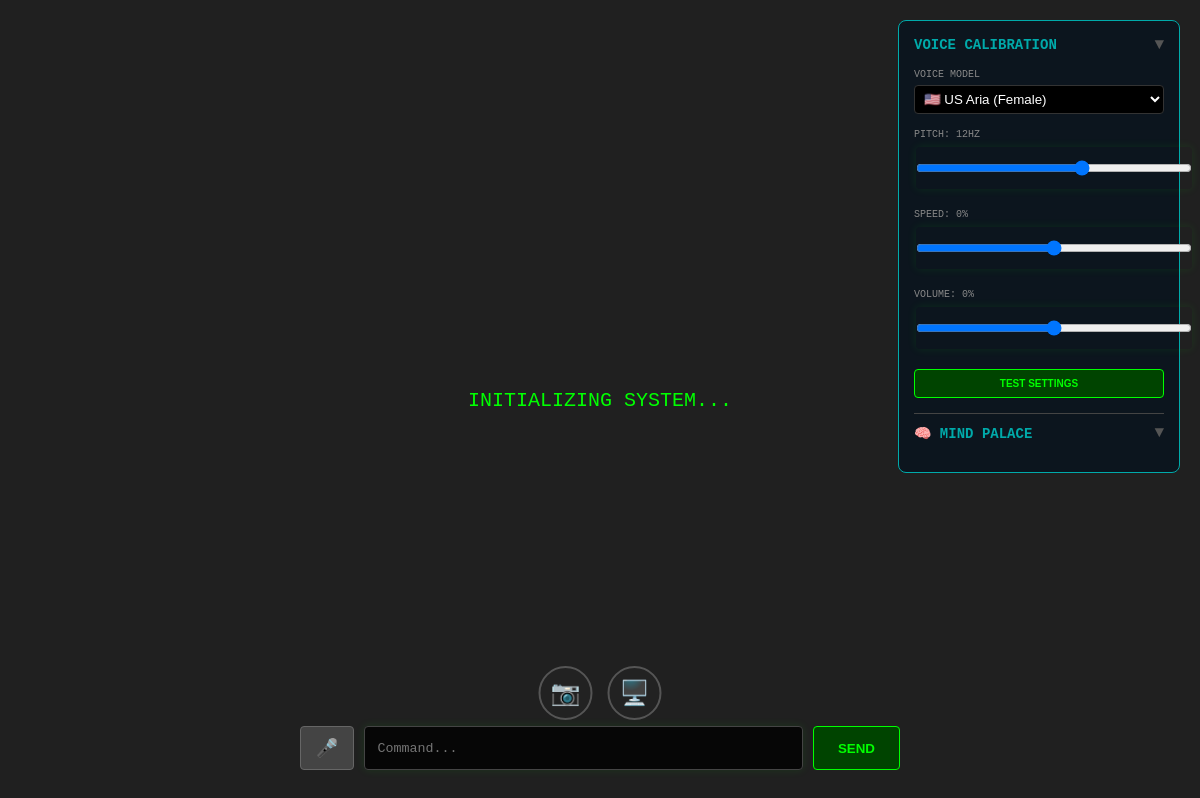
Screenshot of / (signed in) with the database file from the repository.
### models.py (models this page shows)
class Persona(db.Model):
    __bind_key__ = 'aibo'
    __tablename__ = 'persona'
    id = db.Column(db.Integer, primary_key=True)
    user_id = db.Column(db.Integer, nullable=False)
    bot_name = db.Column(db.String(50), default="AIBO")
    user_nickname = db.Column(db.String(50), default="Director")
    system_prompt = db.Column(db.Text, default="You are a helpful AI assistant.")
    api_endpoint = db.Column(db.String(200), default="http://localhost:11434")
    voice_id = db.Column(db.String(50), default="en-US-AriaNeural")
    voice_pitch = db.Column(db.Integer, default=0)
    voice_rate = db.Column(db.Integer, default=0)
    voice_volume = db.Column(db.Integer, default=0)
    core_biography = db.Column(db.Text, default="No long-term memories formed yet.")
    short_term_buffer = db.Column(db.Text, default="")

### flask_app.py (the view)
@app.route('/')
@login_required
def index():
    persona = Persona.query.filter_by(user_id=current_user.id).first()
    if not persona:
        persona = Persona(user_id=current_user.id, user_nickname="Director", bot_name="AIBO")
        db.session.add(persona)
        db.session.commit()
    return render_template('index.html', persona=persona)

### flask_app.py (called while the page is built)
@login_manager.user_loader
def load_user(user_id):
    return User.query.get(int(user_id))

### templates/index.html (shortened to what this page needs)
<!DOCTYPE html>
<html lang="en">
<head>
    <link rel="stylesheet" href="{{ url_for('static', filename='css/studio.css') }}">
</head>
<body id="main-body">
    <div id="loader">INITIALIZING SYSTEM...</div>
    <div id="log"></div>
    <div id="controls">
        <div class="panel-header" onclick="toggleSection('voice-controls')">
            <span class="panel-title">Voice Calibration</span>
            <span style="color:#555">▼</span>
        </div>
        <div id="voice-controls">
            <div class="control-group">
                <label>Voice Model</label>
                <select id="voice-select" data-saved="{{ persona.voice_id }}">
                    <option value="en-US-AriaNeural">🇺🇸 US Aria (Female)</option>
                </select>
            </div>
            <div class="control-group">
                <label>Pitch: <span id="pitch-val" class="text-white">{{ persona.voice_pitch }}Hz</span></label>
                <input type="range" id="pitch" min="-50" max="50" value="{{ persona.voice_pitch }}" oninput="updateLabel('pitch-val', this.value + 'Hz')">
            </div>
            <div class="control-group">
                <label>Speed: <span id="rate-val" class="text-white">{{ persona.voice_rate }}%</span></label>
                <input type="range" id="rate" min="-50" max="50" value="{{ persona.voice_rate }}" oninput="updateLabel('rate-val', this.value + '%')">
            </div>
            <div class="control-group">
                <label>Volume: <span id="vol-val" class="text-white">{{ persona.voice_volume }}%</span></label>
                <input type="range" id="volume" min="-50" max="50" value="{{ persona.voice_volume }}" oninput="updateLabel('vol-val', this.value + '%')">
            </div>
            <button onclick="testVoice()" style="width:100%; font-size:10px; padding:8px;">TEST SETTINGS</button>
        </div>
        <div class="panel-header" onclick="toggleSection('mind-controls')" style="margin-top:15px; border-top:1px solid #444; padding-top:10px;">
            <span class="panel-title">🧠 MIND PALACE</span>
            <span style="color:#555">▼</span>
        </div>
    </div>
    <div id="vision-ui">
        <div id="cam-btn" class="vision-btn" onclick="toggleWebcam()" title="Toggle Webcam">📷</div>
        <div id="screen-btn" class="vision-btn" onclick="toggleScreen()" title="Share Screen">🖥️</div>
    </div>
    <div id="chat-ui">
        <button id="mic-btn" onclick="toggleListening()">🎤</button>
        <input type="text" id="user-input" placeholder="Command..." autocomplete="off">
        <button onclick="sendMessage()">SEND</button>
    </div>
</body>
</html>

### Static/css/studio.css (style rules this page uses)
body { margin: 0; overflow: hidden; background-color: #202020; font-family: 'Courier New', monospace; color: white; }
#vision-ui { position: absolute; bottom: 80px; left: 50%; transform: translateX(-50%); display: flex; gap: 15px; z-index: 15; }
.vision-btn { width: 50px; height: 50px; border-radius: 50%; border: 2px solid #555; background: #222; color: #888; font-size: 24px; cursor: pointer; display: flex; align-items: center; justify-content: center; transition: 0.3s; }
#chat-ui { position: absolute; bottom: 30px; left: 50%; transform: translateX(-50%); width: 90%; max-width: 600px; display: flex; gap: 10px; z-index: 10; }
input { flex-grow: 1; padding: 12px; background: rgba(0,0,0,0.8); border: 1px solid #444; color: #0f0; border-radius: 4px; outline: none; font-family: inherit; box-shadow: 0 0 10px rgba(0,255,0,0.1); }
button { padding: 12px 24px; background: #004400; color: #0f0; border: 1px solid #0f0; border-radius: 4px; cursor: pointer; font-weight: bold; transition: 0.2s; }
#mic-btn { padding: 10px 15px; background: #444; color: white; border: 1px solid #666; border-radius: 4px; cursor: pointer; font-size: 18px; transition: all 0.2s; }
#controls { position: absolute; top: 20px; right: 20px; width: 250px; background: rgba(10, 20, 30, 0.9); border: 1px solid #00aaaa; border-radius: 8px; padding: 15px; z-index: 20; backdrop-filter: blur(5px); transform: translateX(0); transition: 0.3s; }
.panel-header { display: flex; justify-content: space-between; align-items: center; margin-bottom: 15px; cursor: pointer; }
.panel-title { color: #00aaaa; font-weight: bold; font-size: 14px; text-transform: uppercase; }
.control-group { margin-bottom: 15px; }
label { display: block; font-size: 10px; color: #888; margin-bottom: 5px; text-transform: uppercase; }
input[type=range] { width: 100%; cursor: pointer; }
select { width: 100%; background: #000; color: #fff; border: 1px solid #333; padding: 5px; border-radius: 4px; }
#log { position: absolute; top: 20px; left: 20px; width: 350px; height: 500px; overflow-y: auto; pointer-events: none; opacity: 0.8; font-size: 12px; z-index: 5; }
#loader { position: absolute; top: 50%; left: 50%; transform: translate(-50%, -50%); color: #0f0; font-size: 20px; pointer-events: none; }

### rows the page displays
Persona: voice "🇺🇸 US Aria (Female)", voice_pitch "12", voice_rate "0", voice_volume "0"
